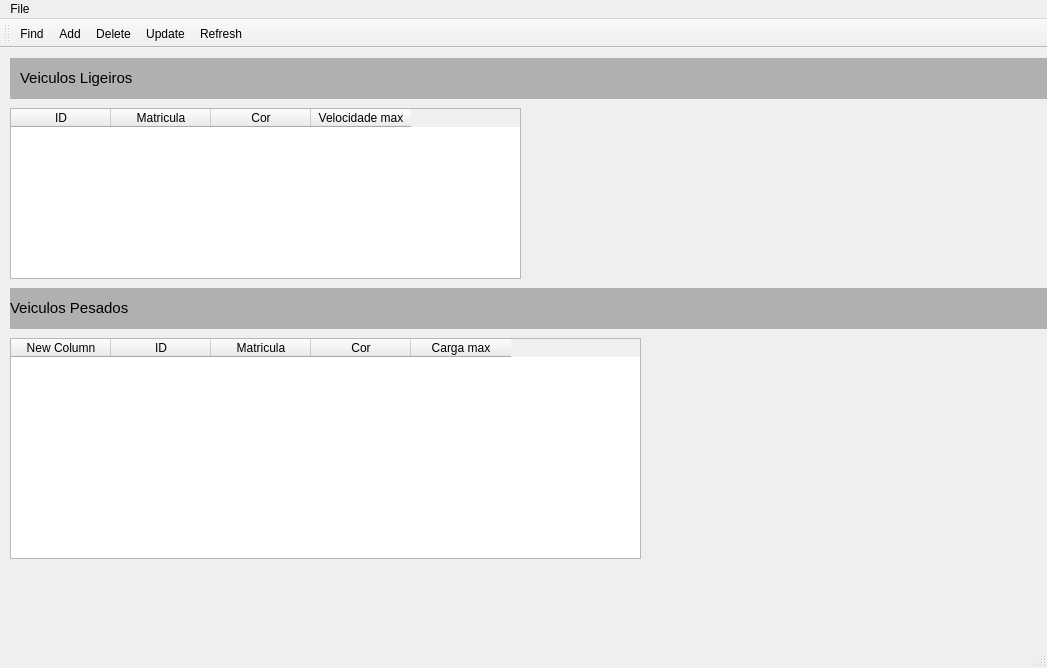
<?xml version="1.0" encoding="UTF-8"?>
<ui version="4.0">
 <class>MainWindow</class>
 <widget class="QMainWindow" name="MainWindow">
  <property name="geometry">
   <rect>
    <x>0</x>
    <y>0</y>
    <width>1047</width>
    <height>668</height>
   </rect>
  </property>
  <property name="windowTitle">
   <string>MainWindow</string>
  </property>
  <widget class="QWidget" name="centralwidget">
   <widget class="QLabel" name="label">
    <property name="geometry">
     <rect>
      <x>20</x>
      <y>10</y>
      <width>141</width>
      <height>41</height>
     </rect>
    </property>
    <property name="text">
     <string>&lt;html&gt;&lt;head/&gt;&lt;body&gt;&lt;p&gt;&lt;span style=&quot; font-size:11pt;&quot;&gt;Veiculos Ligeiros&lt;/span&gt;&lt;/p&gt;&lt;/body&gt;&lt;/html&gt;</string>
    </property>
   </widget>
   <widget class="QLabel" name="label_2">
    <property name="geometry">
     <rect>
      <x>10</x>
      <y>240</y>
      <width>141</width>
      <height>41</height>
     </rect>
    </property>
    <property name="text">
     <string>&lt;html&gt;&lt;head/&gt;&lt;body&gt;&lt;p&gt;&lt;span style=&quot; font-size:11pt;&quot;&gt;Veiculos Pesados&lt;/span&gt;&lt;/p&gt;&lt;/body&gt;&lt;/html&gt;</string>
    </property>
   </widget>
   <widget class="QTableWidget" name="tableWidget">
    <property name="geometry">
     <rect>
      <x>10</x>
      <y>60</y>
      <width>511</width>
      <height>171</height>
     </rect>
    </property>
    <column>
     <property name="text">
      <string>ID</string>
     </property>
    </column>
    <column>
     <property name="text">
      <string>Matricula</string>
     </property>
    </column>
    <column>
     <property name="text">
      <string>Cor</string>
     </property>
    </column>
    <column>
     <property name="text">
      <string>Velocidade max</string>
     </property>
    </column>
   </widget>
   <widget class="QTableWidget" name="tableWidget_2">
    <property name="geometry">
     <rect>
      <x>10</x>
      <y>290</y>
      <width>631</width>
      <height>221</height>
     </rect>
    </property>
    <column>
     <property name="text">
      <string>New Column</string>
     </property>
    </column>
    <column>
     <property name="text">
      <string>ID</string>
     </property>
    </column>
    <column>
     <property name="text">
      <string>Matricula</string>
     </property>
    </column>
    <column>
     <property name="text">
      <string>Cor</string>
     </property>
    </column>
    <column>
     <property name="text">
      <string>Carga max</string>
     </property>
    </column>
   </widget>
   <widget class="QLabel" name="label_3">
    <property name="geometry">
     <rect>
      <x>10</x>
      <y>10</y>
      <width>1721</width>
      <height>41</height>
     </rect>
    </property>
    <property name="styleSheet">
     <string notr="true">background-color: rgb(176, 176, 176);
border-color: rgb(0, 0, 0);</string>
    </property>
    <property name="text">
     <string/>
    </property>
   </widget>
   <widget class="QLabel" name="label_4">
    <property name="geometry">
     <rect>
      <x>10</x>
      <y>240</y>
      <width>1721</width>
      <height>41</height>
     </rect>
    </property>
    <property name="styleSheet">
     <string notr="true">background-color: rgb(176, 176, 176);
border-color: rgb(0, 0, 0);</string>
    </property>
    <property name="text">
     <string/>
    </property>
   </widget>
   <zorder>label_3</zorder>
   <zorder>label_4</zorder>
   <zorder>label</zorder>
   <zorder>label_2</zorder>
   <zorder>tableWidget</zorder>
   <zorder>tableWidget_2</zorder>
  </widget>
  <widget class="QMenuBar" name="menubar">
   <property name="geometry">
    <rect>
     <x>0</x>
     <y>0</y>
     <width>1047</width>
     <height>26</height>
    </rect>
   </property>
   <widget class="QMenu" name="menuFile">
    <property name="title">
     <string>File</string>
    </property>
    <addaction name="actionFind"/>
    <addaction name="actionAdd"/>
    <addaction name="actionDelete"/>
    <addaction name="actionUpdate"/>
    <addaction name="actionRefresh"/>
   </widget>
   <addaction name="menuFile"/>
  </widget>
  <widget class="QStatusBar" name="statusbar"/>
  <widget class="QToolBar" name="toolBar">
   <property name="windowTitle">
    <string>toolBar</string>
   </property>
   <property name="orientation">
    <enum>Qt::Horizontal</enum>
   </property>
   <property name="iconSize">
    <size>
     <width>20</width>
     <height>20</height>
    </size>
   </property>
   <attribute name="toolBarArea">
    <enum>TopToolBarArea</enum>
   </attribute>
   <attribute name="toolBarBreak">
    <bool>false</bool>
   </attribute>
   <addaction name="actionFind"/>
   <addaction name="actionAdd"/>
   <addaction name="actionDelete"/>
   <addaction name="actionUpdate"/>
   <addaction name="actionRefresh"/>
  </widget>
  <action name="actionFind">
   <property name="icon">
    <iconset resource="mainwindow.qrc">
     <normaloff>:/mainwindow/icons/search.png</normaloff>:/mainwindow/icons/search.png</iconset>
   </property>
   <property name="text">
    <string>Find</string>
   </property>
   <property name="toolTip">
    <string>Find a Vehicle</string>
   </property>
  </action>
  <action name="actionAdd">
   <property name="icon">
    <iconset resource="mainwindow.qrc">
     <normaloff>:/mainwindow/icons/add.png</normaloff>:/mainwindow/icons/add.png</iconset>
   </property>
   <property name="text">
    <string>Add</string>
   </property>
   <property name="toolTip">
    <string>Add a Vehicle</string>
   </property>
  </action>
  <action name="actionDelete">
   <property name="icon">
    <iconset resource="mainwindow.qrc">
     <normaloff>:/mainwindow/icons/bin.png</normaloff>:/mainwindow/icons/bin.png</iconset>
   </property>
   <property name="text">
    <string>Delete</string>
   </property>
   <property name="toolTip">
    <string>Delete a Vehicle</string>
   </property>
  </action>
  <action name="actionUpdate">
   <property name="icon">
    <iconset resource="mainwindow.qrc">
     <normaloff>:/mainwindow/icons/changes.png</normaloff>:/mainwindow/icons/changes.png</iconset>
   </property>
   <property name="text">
    <string>Update</string>
   </property>
   <property name="toolTip">
    <string>Update a Vehicle</string>
   </property>
  </action>
  <action name="actionRefresh">
   <property name="icon">
    <iconset resource="mainwindow.qrc">
     <normaloff>:/mainwindow/icons/reload.png</normaloff>:/mainwindow/icons/reload.png</iconset>
   </property>
   <property name="text">
    <string>Refresh</string>
   </property>
   <property name="toolTip">
    <string>Refresh a Vehicle</string>
   </property>
   <property name="shortcut">
    <string>F5</string>
   </property>
  </action>
 </widget>
 <resources>
  <include location="mainwindow.qrc"/>
 </resources>
 <connections/>
</ui>
